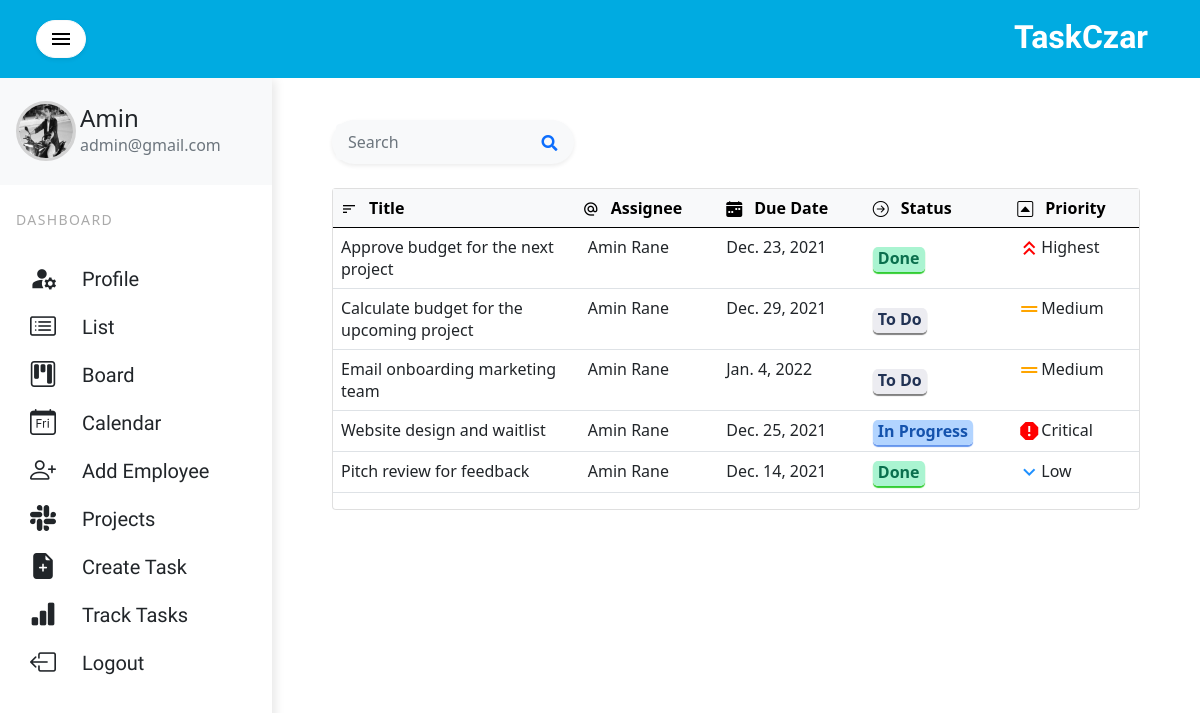
Page /list/ (signed in) on the committed database.
### employee/models.py (models this page shows, shortened)
class Employee(AbstractUser):
    username = models.CharField(unique=True, max_length=30, blank=True, null=True)
    first_name = models.CharField(max_length=15, blank=True, null=True)
    last_name = models.CharField(max_length=15, blank=True, null=True)
    def full_name(self):
        return f'{self.first_name} {self.last_name}'
    ROLE = [
        ('Admin', 'Admin'),
        ('Project Manager', 'Project Manager'),
        ('Employee', 'Employee')
    ]
    role = models.CharField(max_length=30, choices=ROLE, null=True, blank=True)
    email = models.EmailField(blank=True, null=True)
    created_at = models.DateTimeField(auto_now_add=True)
    Gender = [
        ('Male', 'Male'),
        ('Female', 'Female'),
        ('Other', 'Other')
    ]
    gender = models.CharField(max_length=30, choices=Gender, null=True, blank=True)
    USERNAME_FIELD = 'username'
    REQUIRED_FIELDS = ["first_name", "last_name", "role"]
    def is_admin(self):
        return True if (self.role == "Admin") else False

class EmployeeProfile(models.Model):
    user = models.OneToOneField(Employee, on_delete=models.CASCADE)
    profile_picture = models.ImageField(default='user-profile-default.png', upload_to='profile_pictures')

class Task(models.Model):
    user = models.ForeignKey(Employee, null=True, on_delete=models.SET_NULL)
    assignee = models.ForeignKey(Employee, null=True, blank=True, on_delete=models.SET_NULL, related_name='assignee')
    title = models.CharField(max_length=300, null=True, blank=True)
    description = models.TextField(null=True, blank=True)
    time_created = models.DateTimeField(auto_now=True)
    due_date = models.DateField(null=True, validators=[validate_due_date])
    STATUS = [
        ('Done', 'Done'),
        ('In Progress', 'In Progress'),
        ('To Do', 'To Do')
    ]
    PRIORITY = [
        ('Critical', 'Critical'),
        ('Highest', 'Highest'),
        ('Medium', 'Medium'),
        ('Low', 'Low'),
        ('Lowest', 'Lowest'),
    ]
    priority = models.CharField(max_length=200, choices=PRIORITY, null=True, blank=True)
    status = models.CharField(max_length=200, choices=STATUS, null=True, blank=True, default='Pending')
    time_completed = models.DateTimeField(auto_now_add=True, null=True, blank=True)
    def is_to_do(self):
        return True if (self.status == 'To Do') else False
    def is_in_progress(self):
        return True if (self.status == 'In Progress') else False
    def is_completed(self):
        return True if (self.status == 'Done') else False
    def is_critical(self):
        return True if (self.priority == 'Critical') else False
    def is_highest(self):
        return True if (self.priority == 'Highest') else False
    def is_medium(self):
        return True if (self.priority == 'Medium') else False
    def is_low(self):
        return True if (self.priority == 'Low') else False
    def is_lowest(self):
        return True if (self.priority == 'Lowest') else False

### employee/views.py (the view)
# urls.py: path('list/', views.list_page, name="list"),
@login_required(login_url='login')
def list_page(request):
    tasks = request.user.task_set.all().order_by('-time_created')
    context = {
        'tasks': tasks,
    }
    return render(request, 'employee/list.html', context)

### employee/templates/employee/list.html (shortened to what this page needs)
{% extends 'employee/index.html' %}
{% block content %}
<div class="container-fluid cover">
     <form action="{% url 'search' %}" method="get">
          <div class="p-1 bg-light rounded rounded-pill shadow-sm mb-4" style="width:30%" >
            <div class="input-group">
              <input type="search" name="search" autocomplete="off" placeholder="Search" aria-describedby="button-addon1" class="form-control border-0 bg-light">
              <div class="input-group-append">
                <button id="button-addon1" type="submit" class="btn btn-link text-primary" style="padding-top:10px"><i class="fa fa-search"></i></button>
              </div>
            </div>
          </div>
        </form>
{% block list %}
    <div class="card fixed_header">
        <table class="table list" style="width:auto">
            <thead class="table-light">
            <tr>
                <th style="width: 30%;">
                    <div class="row">
                        <div class="col-sm-auto icon" style="padding-top:4px">
                            <i class="material-icons" style="font-size:16px">sort</i>
                        </div>
                        <div class="col-sm-auto">Title</div>
                    </div>
                </th>
                <th>
                    <div class="row">
                        <div class="col-sm-auto icon" style="padding-top:4px">
                            <i class="material-icons th-icons" style="font-size:16px">alternate_email</i>
                        </div>
                        <div class="col-sm-auto">Assignee</div>
                    </div>
                </th>
                <th>
                    <div class="row">
                        <div class="col-sm-auto icon" style="padding-top:4px">
                            <i class="bi bi-calendar-week-fill" style="font-size:16px"></i>
                        </div>
                        <div class="col-sm-auto">Due Date</div>
                    </div>
                </th>
                <th>
                    <div class="row">
                        <div class="col-sm-auto icon" style="padding-top:4px">
                            <i class="bi bi-arrow-right-circle" style="font-size:16px;display:inline-block"></i>
                        </div>
                        <div class="col-sm-auto">Status</div>
                    </div>
                </th>
                <th>
                    <div class="row">
                        <div class="col-sm-auto icon" style="padding-top:4px">
                            <i class="bi bi-caret-up-square" style="font-size:16px"></i>
                        </div>
                        <div class="col-sm-auto">Priority</div>
                    </div>
                </th>
            </tr>
            </thead>
            <tbody class="list">
            {% for task in tasks %}
            <tr onclick="location.href='{% url 'task-details' task.id %}'">
                <td>{{task.title}}</td>
                <td style="padding-left: 13px">{{task.assignee.full_name}}</td>
                <td>{{task.due_date}}</td>
                <td style="vertical-align:middle">
                    {% if task.is_to_do %}
                        <span style="border-radius: 5px;background-color:#ececf1;color:#213254;padding:0px 5px 3px;
                        font-weight:bold;box-shadow:0px 2px 1px grey">{{task.status}}</span>
                    {% elif task.is_in_progress %}
                        <span style="border-radius: 5px;background-color:#b2d4ff;color:#1553ad;padding:0px 5px 3px;
                        font-weight:bold;box-shadow:0px 2px 1px cornflowerblue">{{task.status}}</span>
                    {% elif task.is_completed %}
                        <span style="border-radius: 5px;background-color:#aaf4d1;color:#0a6f4d;padding:0px 5px 3px;
                        font-weight:bold;box-shadow:0px 2px 1px limegreen">{{task.status}}</span>
                    {% endif %}
                </td>
                <td>
                    <div class="row">
                        <div class="col-sm-auto icon">
                            {% if task.is_lowest %}
                            <i class="material-icons" style="color:dodgerblue">keyboard_double_arrow_down</i>
                            {% elif task.is_low %}
                            <i class="material-icons" style="color:dodgerblue">keyboard_arrow_down</i>
                            {% elif task.is_medium %}
                            <i class="material-icons" style="color:orange">drag_handle</i>
                            {% elif task.is_highest %}
                            <i class="material-icons" style="color:red">keyboard_double_arrow_up</i>
                            {% elif task.is_critical %}
                            <i class="material-icons" style="color:red;font-size:24px">report</i>
                            {% endif %}
                    </div>
                    <div class="col-sm-auto priority">
                    {{task.priority}}
                    </div>
                </div>
                </td>
            </tr>
            {% endfor %}
            </tbody>
        </table>
    </div>
    {% endblock list %}
    </div>
{% endblock content %}

### employee/templates/employee/sidebar.html (shortened to what this page needs)
{% load static %}
<div class="vertical-nav bg-white " id="sidebar">
  <div class="py-4 px-3 mb-4 bg-light">
    <div class="media d-flex align-items-center">
        {% if request.user.employeeprofile.profile_picture.url %}
        <img class="rounded-circle" style="border: 3px solid lightgrey" height="60" width="60"
             src="{{ request.user.employeeprofile.profile_picture.url }}">
            {% else %}
      <i class="material-icons md-48">account_circle</i>
        {% endif %}
      <div class="media-body ms-1">
        <h4 class="m-0 user-name">{{request.user.first_name}}</h4>
        <p class="font-weight-normal text-muted mb-0">{{request.user.email}}</p>
      </div>
    </div>
  </div>
  <p class="text-gray font-weight-bold text-uppercase px-3 small pb-4 mb-0">Dashboard</p>
  <ul class="nav flex-column bg-white mb-0">
      <li class="nav-item side">
        <a href="{% url 'profile' %}" class="nav-link text-dark">
            <div class="row list" >
                <div class="col-sm-3 list">
                    <i class="material-icons" style="font-size:1.1em ">manage_accounts</i>
                </div>
                <div class="col-sm-9 list">
                    Profile
                </div>
            </div>
        </a>
    </li>
    <li class="nav-item  side">
        <a href="{% url 'list' %}" class="nav-link text-dark">
            <div class="row list" >
                <div class="col-sm-3 list">
                    <i class="bi bi-card-list"></i>
                </div>
                <div class="col-sm-9 list">
                    List
                </div>
            </div>
        </a>
    </li>
      <li class="nav-item side">
        <a href="{% url 'board' %}" class="nav-link side text-dark">
            <div class="row list" >
                <div class="col-sm-3 list">
                    <i class="bi bi-kanban"></i>
                </div>
                <div class="col-sm-9 list">
                   Board
                </div>
            </div>
        </a>
      </li>
      <li class="nav-item side">
        <a href="{% url 'calendar' %}" class="nav-link side text-dark">
            <div class="row list" >
                <div class="col-sm-3 list">
                    <i class="bi bi-calendar-day"></i>
                </div>
                <div class="col-sm-9 list">
                   Calendar
                </div>
            </div>
        </a>
      </li>
      {% if request.user.is_admin %}
      <li class="nav-item side">
        <a href="{% url 'register' %}" class="nav-link side text-dark">
            <div class="row list" >
                <div class="col-sm-3 list">
                    <i class="bi bi-person-plus"></i>
                </div>
                <div class="col-sm-9 list">
                   Add Employee
                </div>
            </div>
        </a>
      </li>
      <li class="nav-item side">
        <a href="{% url 'project-list' %}" class="nav-link side text-dark">
            <div class="row list" >
                <div class="col-sm-3 list">
                    <i class="bi bi-slack"></i>
                </div>
                <div class="col-sm-9 list">
                   Projects
                </div>
            </div>
        </a>
      </li>
      {% endif %}
      <li class="nav-item side">
           {% if request.user.is_admin or request.user.is_project_manager %}
        <a href="#" class="nav-link side text-dark" data-bs-toggle="modal" data-bs-target="#exampleModal">
            <div class="row list" >
                <div class="col-sm-3 list" style="padding-left:1em">
                    <i class="bi bi-file-earmark-plus-fill"></i>
                </div>
                <div class="col-sm-9 list">
                   Create Task
                </div>
            </div>
        </a>
          {% endif %}
      </li>
    {% if request.user.is_admin %}
      <li class="nav-item side">
        <a href="{% url 'employee-details' %}" class="nav-link side text-dark">
            <div class="row list" >
                <div class="col-sm-3 list">
                    <i class="bi bi-bar-chart-fill"></i>
                </div>
                <div class="col-sm-9 list">
                   Track Tasks
                </div>
            </div>
        </a>
      </li>
  {% endif %}
      <li class="nav-item side">
        <a href="{% url 'logout' %}" class="nav-link side text-dark">
            <div class="row list" >
                <div class="col-sm-3 list">
                    <i class="bi bi-box-arrow-left"></i>
                </div>
                <div class="col-sm-9 list">
                   Logout
                </div>
            </div>
        </a>
      </li>
  </ul>
</div>

### employee/templates/employee/index.html (style rules this page uses)
.cover { width: inherit; }
body { background-color: #f3efef; min-height: 100vh; overflow-x: hidden; }
.vertical-nav { min-width: 17rem; width: 17rem; height: 100vh; position: fixed; top: 4.8rem; left: 0; box-shadow: 3px 3px 10px rgba(0, 0, 0, 0.1); transition: all 0.4s; }
.text-uppercase { letter-spacing: 0.1em; }
.text-gray { color: #aaa; }
.user-name { text-transform: capitalize; }
.nav-link { text-transform: capitalize; }
.row.list { height:2em; }
.col-sm-3.list { align-items: center; font-size:26px; padding-top:3px; padding-left:1em; }
.col-sm-9.list { padding-top:2px; font-size: 20px; font-family: 'Acme', sans-serif; }
.text-primary { color:#7579e7 ; }

### employee/templates/employee/list.html (style rules this page uses)
.col-sm-auto.icon { padding-right:0px; }
.col-sm-auto.priority { padding-left:0px; padding-right:0px; }

### rows in the picture
Employee: user.employeeprofile.profile_picture (picture), user.first_name "Amin", user.email "admin@gmail.com"
Task: title "Approve budget for the next project", assignee.full_name "Amin Rane", due_date "Dec. 23, 2021", status "Done", priority "Highest"
Task: title "Calculate budget for the upcoming project", assignee.full_name "Amin Rane", due_date "Dec. 29, 2021", status "To Do", priority "Medium"
Task: title "Email onboarding marketing team", assignee.full_name "Amin Rane", due_date "Jan. 4, 2022", status "To Do", priority "Medium"
Task: title "Website design and waitlist", assignee.full_name "Amin Rane", due_date "Dec. 25, 2021", status "In Progress", priority "Critical"
Task: title "Pitch review for feedback", assignee.full_name "Amin Rane", due_date "Dec. 14, 2021", status "Done", priority "Low"
